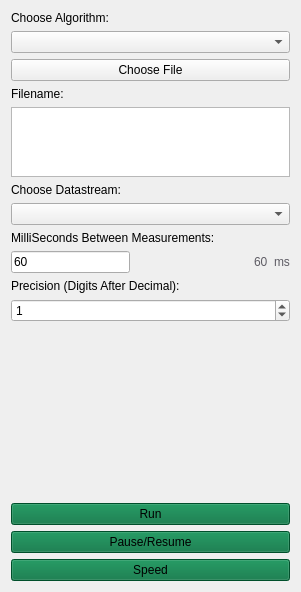
<?xml version="1.0" encoding="UTF-8"?>
<ui version="4.0">
 <class>TabPage</class>
 <widget class="QWidget" name="TabPage">
  <property name="geometry">
   <rect>
    <x>0</x>
    <y>0</y>
    <width>301</width>
    <height>592</height>
   </rect>
  </property>
  <property name="windowTitle">
   <string>Form</string>
  </property>
  <layout class="QVBoxLayout" name="verticalLayout_2">
   <item>
    <widget class="QLabel" name="label_4">
     <property name="text">
      <string>Choose Algorithm:</string>
     </property>
    </widget>
   </item>
   <item>
    <widget class="QComboBox" name="columnChoice_2">
     <item>
      <property name="text">
       <string/>
      </property>
     </item>
     <item>
      <property name="text">
       <string>Delta</string>
      </property>
     </item>
     <item>
      <property name="text">
       <string>Delta + Huffman</string>
      </property>
     </item>
     <item>
      <property name="text">
       <string>Delta - Sprintz</string>
      </property>
     </item>
     <item>
      <property name="text">
       <string>FIRE - Sprintz</string>
      </property>
     </item>
     <item>
      <property name="text">
       <string>ZLib</string>
      </property>
     </item>
     <item>
      <property name="text">
       <string>ZStandard</string>
      </property>
     </item>
    </widget>
   </item>
   <item>
    <widget class="QPushButton" name="pushButton">
     <property name="text">
      <string>Choose File</string>
     </property>
    </widget>
   </item>
   <item>
    <widget class="QLabel" name="label">
     <property name="text">
      <string>Filename:</string>
     </property>
    </widget>
   </item>
   <item>
    <widget class="QTextBrowser" name="textFile">
     <property name="maximumSize">
      <size>
       <width>16777215</width>
       <height>70</height>
      </size>
     </property>
     <property name="html">
      <string>&lt;!DOCTYPE HTML PUBLIC &quot;-//W3C//DTD HTML 4.0//EN&quot; &quot;http://www.w3.org/TR/REC-html40/strict.dtd&quot;&gt;
&lt;html&gt;&lt;head&gt;&lt;meta name=&quot;qrichtext&quot; content=&quot;1&quot; /&gt;&lt;meta charset=&quot;utf-8&quot; /&gt;&lt;style type=&quot;text/css&quot;&gt;
p, li { white-space: pre-wrap; }
hr { height: 1px; border-width: 0; }
li.unchecked::marker { content: &quot;\2610&quot;; }
li.checked::marker { content: &quot;\2612&quot;; }
&lt;/style&gt;&lt;/head&gt;&lt;body style=&quot; font-family:'Ubuntu'; font-size:11pt; font-weight:400; font-style:normal;&quot;&gt;
&lt;p style=&quot;-qt-paragraph-type:empty; margin-top:0px; margin-bottom:0px; margin-left:0px; margin-right:0px; -qt-block-indent:0; text-indent:0px;&quot;&gt;&lt;br /&gt;&lt;/p&gt;&lt;/body&gt;&lt;/html&gt;</string>
     </property>
    </widget>
   </item>
   <item>
    <widget class="QLabel" name="label_3">
     <property name="text">
      <string>Choose Datastream:</string>
     </property>
    </widget>
   </item>
   <item>
    <widget class="QComboBox" name="columnChoice"/>
   </item>
   <item>
    <widget class="QLabel" name="label_2">
     <property name="text">
      <string>MilliSeconds Between Measurements:</string>
     </property>
    </widget>
   </item>
   <item>
    <layout class="QHBoxLayout" name="horizontalLayout">
     <item>
      <widget class="QLineEdit" name="lineEdit">
       <property name="text">
        <string>60</string>
       </property>
      </widget>
     </item>
     <item>
      <spacer name="horizontalSpacer">
       <property name="orientation">
        <enum>Qt::Horizontal</enum>
       </property>
       <property name="sizeHint" stdset="0">
        <size>
         <width>40</width>
         <height>20</height>
        </size>
       </property>
      </spacer>
     </item>
     <item>
      <widget class="QLabel" name="labelms">
       <property name="styleSheet">
        <string notr="true">color: rgb(94, 92, 100);</string>
       </property>
       <property name="text">
        <string>60</string>
       </property>
      </widget>
     </item>
     <item>
      <widget class="QLabel" name="label_5">
       <property name="styleSheet">
        <string notr="true">color: rgb(94, 92, 100);</string>
       </property>
       <property name="text">
        <string>ms</string>
       </property>
      </widget>
     </item>
    </layout>
   </item>
   <item>
    <widget class="QLabel" name="label_6">
     <property name="text">
      <string>Precision (Digits After Decimal):</string>
     </property>
    </widget>
   </item>
   <item>
    <widget class="QSpinBox" name="spinBox">
     <property name="minimum">
      <number>0</number>
     </property>
     <property name="value">
      <number>1</number>
     </property>
    </widget>
   </item>
   <item>
    <spacer name="verticalSpacer">
     <property name="orientation">
      <enum>Qt::Vertical</enum>
     </property>
     <property name="sizeHint" stdset="0">
      <size>
       <width>20</width>
       <height>40</height>
      </size>
     </property>
    </spacer>
   </item>
   <item>
    <layout class="QVBoxLayout" name="verticalLayout">
     <item>
      <widget class="QPushButton" name="runButton">
       <property name="styleSheet">
        <string notr="true">background-color: rgb(0,111,60);
color: black; 
</string>
       </property>
       <property name="text">
        <string>Run</string>
       </property>
       <property name="checkable">
        <bool>true</bool>
       </property>
      </widget>
     </item>
     <item>
      <widget class="QPushButton" name="pauseButton">
       <property name="styleSheet">
        <string notr="true">background-color: rgb(0,111,60);
color: black; 
</string>
       </property>
       <property name="text">
        <string>Pause/Resume</string>
       </property>
       <property name="checkable">
        <bool>true</bool>
       </property>
      </widget>
     </item>
     <item>
      <widget class="QPushButton" name="instantButton">
       <property name="styleSheet">
        <string notr="true">background-color: rgb(0,111,60);
color: black; 
</string>
       </property>
       <property name="text">
        <string>Speed</string>
       </property>
       <property name="checkable">
        <bool>true</bool>
       </property>
      </widget>
     </item>
    </layout>
   </item>
  </layout>
 </widget>
 <resources/>
 <connections/>
</ui>
